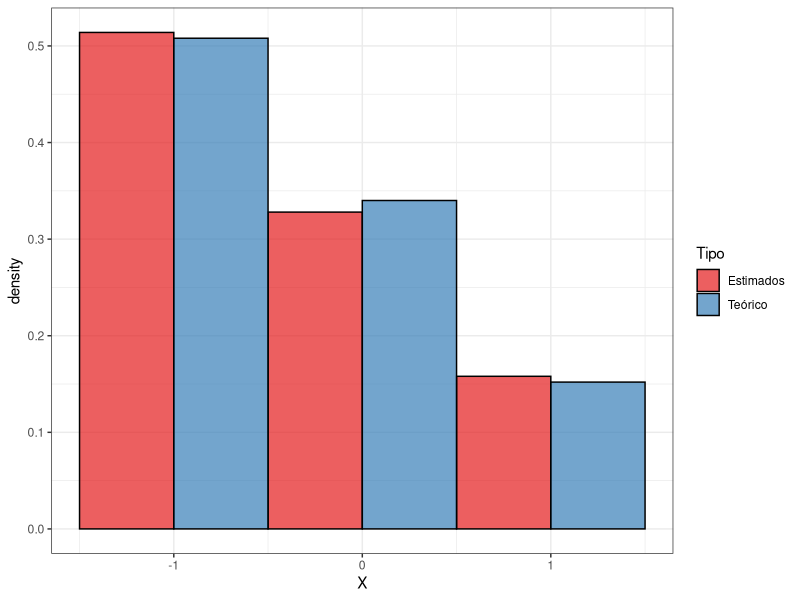
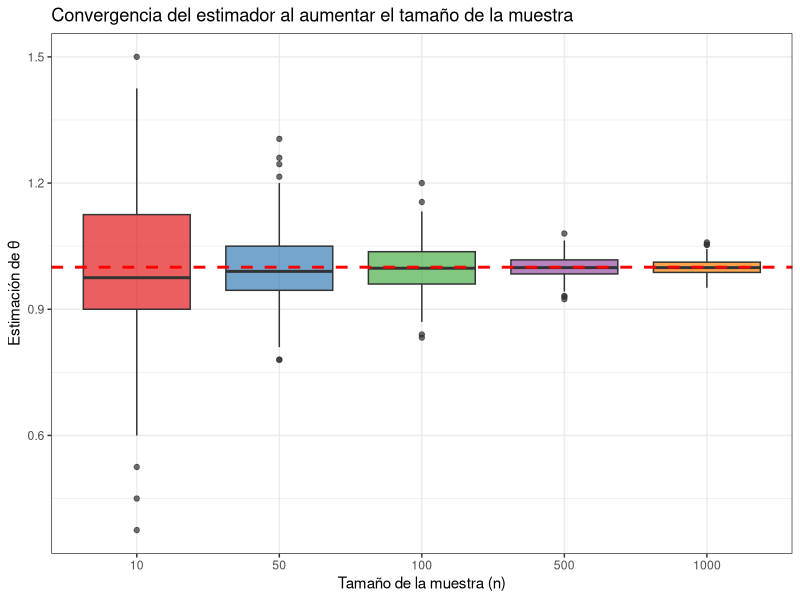
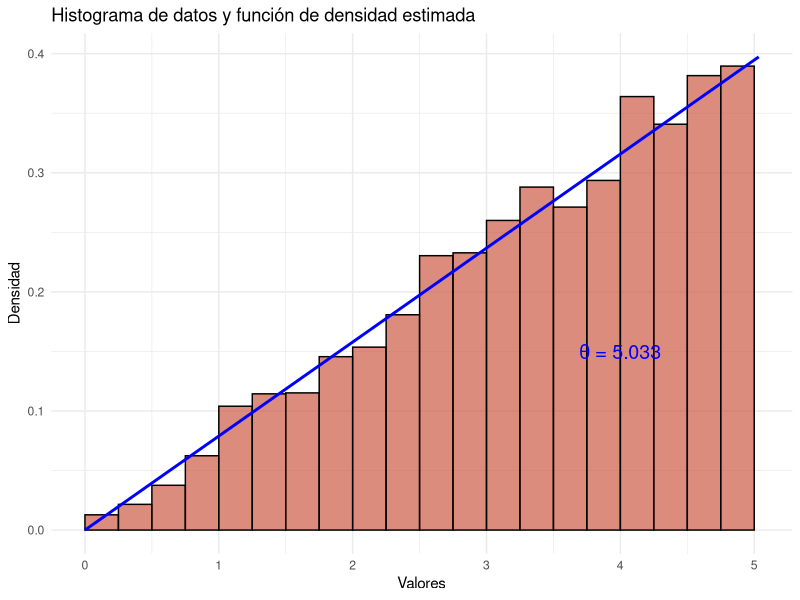
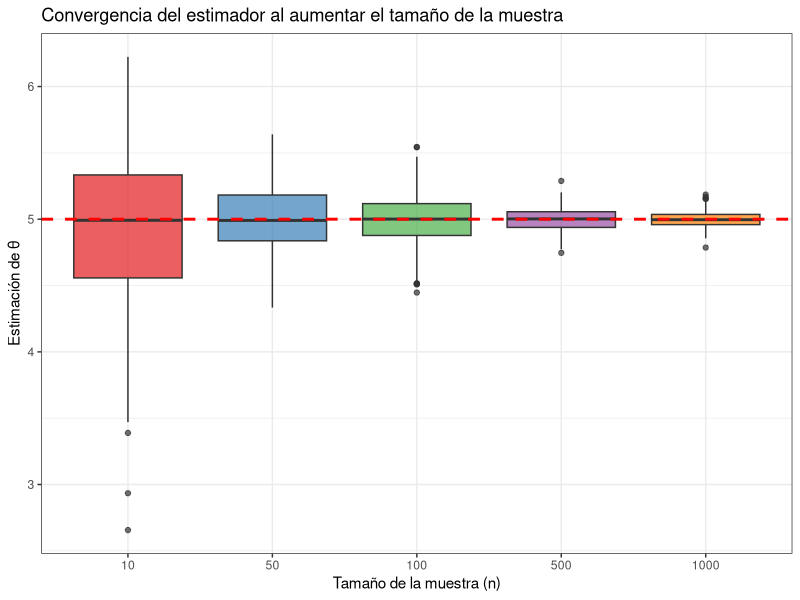
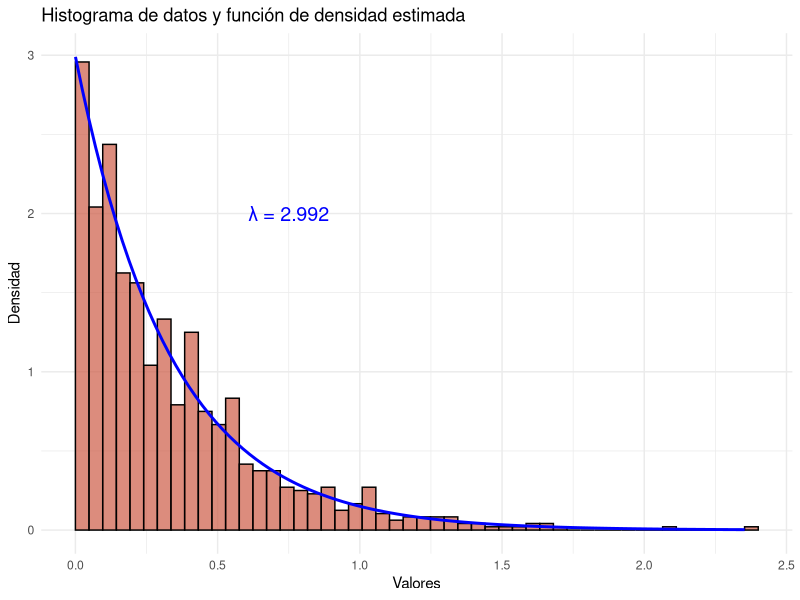

Recreate these plots in R, in order.
## ---- chunk 1
#| include: false

library(tidyverse)
library(knitr)
library(kableExtra)
library(readxl)
library(RColorBrewer)
## ---- chunk 2
# Parámetro fijo
theta_fijo <- 1

# Función de probabilidad 
dexr <- function(x, theta){
f_x <-ifelse(x == -1, theta/2, ifelse(x == 0, theta/3, ifelse(x == 1, 1 - 5*theta/6, 0)))
return(f_x)
}

# Función para generar muestra aleatoria
rexr <- function(n, theta){
  X <- sample(c(-1, 0, 1), size = n, replace = TRUE, prob = c(theta/2, theta/3, 1 - 5*theta/6))
  return(X)
}

# Función para estimar theta
estimar_theta <- function(X){
  theta_hat <- (3 * (1 - mean(X))) / 4
  return(theta_hat)
}


df_exr <- data.frame(X = rexr(1000, theta_fijo), Tipo = "Teórico")

theta_hat <- estimar_theta(df_exr$X)

df_temp <- data.frame(X = rexr(1000, theta_hat), Tipo = "Estimados")

df_exr <- rbind(df_exr, df_temp)

ggplot(df_exr)+
  geom_histogram(aes(x = X, y = after_stat(density), fill =Tipo), bins = 3, center = -1, color = "black", alpha = 0.7, position ="dodge")+
  scale_fill_brewer(palette = "Set1")+
  theme_bw()
  





## ---- chunk 3
# Tamaños de muestra y número de réplicas
tamano <- c(10, 50, 100, 500, 1000)
N <- 500

# Data frame para almacenar los resultados

df_convergencia <- data.frame()

# Simulación y cálculo del estimador para cada tamaño de muestra
for (n in tamano){
  estimacion_n <- replicate(N, {
    X <- rexr(n, theta_fijo)
    estimar_theta(X)
  })
  df_temp <- data.frame(n = as.factor(n), Estimacion = estimacion_n)
  df_convergencia <- rbind(df_convergencia, df_temp)
}

# Gráfico de convergencia

ggplot(df_convergencia)+
  geom_boxplot(aes(x = n, y = Estimacion, fill = n), alpha = 0.7)+
  geom_hline(yintercept = theta_fijo, color = "red", linetype = "dashed", linewidth = 1)+
  scale_fill_brewer(palette = "Set1")+
  labs(title = "Convergencia del estimador al aumentar el tamaño de la muestra",
       x = "Tamaño de la muestra (n)",
       y = "Estimación de θ")+
  theme_bw()+
  theme(legend.position = "none")

## ---- chunk 4
#| fig-align: center

# Parámetro fijo

theta_fijo <- 5

# Función de densidad
dexr <- function(x, theta){
  f_x <- ifelse(x >= 0 & x <= theta, (2*x)/(theta^2), 0)
  return(f_x)
}

# Función para generar muestra aleatoria
rexr <- function(n, theta){
  U <- runif(n)
  X <- theta * sqrt(U)
  return(X)
}


# Función para estimar theta

estimar_theta <- function(X){
  theta_hat <- (3 * mean(X)) / 2
  return(theta_hat)
}


df_exr <- data.frame(X = rexr(5000, theta_fijo))
theta_hat <- estimar_theta(df_exr$X)


ggplot(df_exr)+
  geom_histogram(aes(x = X, y = after_stat(density)), binwidth =0.25, color = "black", fill = "coral3", alpha = 0.7, boundary=0)+
  stat_function(fun = dexr, args = list(theta = theta_hat), color = "blue", linewidth = 1, xlim = c(0, theta_hat))+
  annotate("text", x = 4, y = 0.15, label = paste("θ =", round(theta_hat,3)), color = "blue", size = 5)+
  labs(title = "Histograma de datos y función de densidad estimada",
       x = "Valores",
       y = "Densidad")+
  theme_minimal()





## ---- chunk 5
#| fig-align: "center"

# Tamaños de muestra y número de réplicas
tamano <- c(10, 50, 100, 500, 1000)
N <- 500

# Data frame para almacenar los resultados
df_convergencia <- data.frame()

# Simulación y cálculo del estimador para cada tamaño de muestra
for (n in tamano){
  estimacion_n <- replicate(N, {
    X <- rexr(n, theta_fijo)
    estimar_theta(X)
  })
  df_temp <- data.frame(n = factor(n), Estimacion = estimacion_n )
  df_convergencia <- rbind(df_convergencia, df_temp)
}

# Gráfico de convergencia
ggplot(df_convergencia)+
  geom_boxplot(aes(x = n, y = Estimacion, fill = n), alpha = 0.7)+
  geom_hline(yintercept = theta_fijo, color = "red", linetype = "dashed", linewidth = 1)+
  scale_fill_brewer(palette = "Set1")+
  labs(title = "Convergencia del estimador al aumentar el tamaño de la muestra",
       x = "Tamaño de la muestra (n)",
       y = "Estimación de θ")+
  theme_bw()+
  theme(legend.position = "none")

## ---- chunk 6
datos <- read_xlsx("./Tarea_momentos.xlsx")
## ---- chunk 7
lambda_hat <- 1/mean(datos$Exp)
lambda_hat

ggplot(datos)+
  geom_histogram(aes(Exp, y = after_stat(density)), bins = 50, color = "black", fill = "coral3", alpha = 0.7, boundary=0)+
  stat_function(fun = dexp, args = list(rate = lambda_hat), color = "blue", linewidth = 1)+
  annotate("text", x = 0.75, y = 2, label = paste("λ =", round(lambda_hat, 3)), color = "blue", size = 5)+
  labs(title = "Histograma de datos y función de densidad estimada",
       x = "Valores",
       y = "Densidad")+
  theme_minimal()
